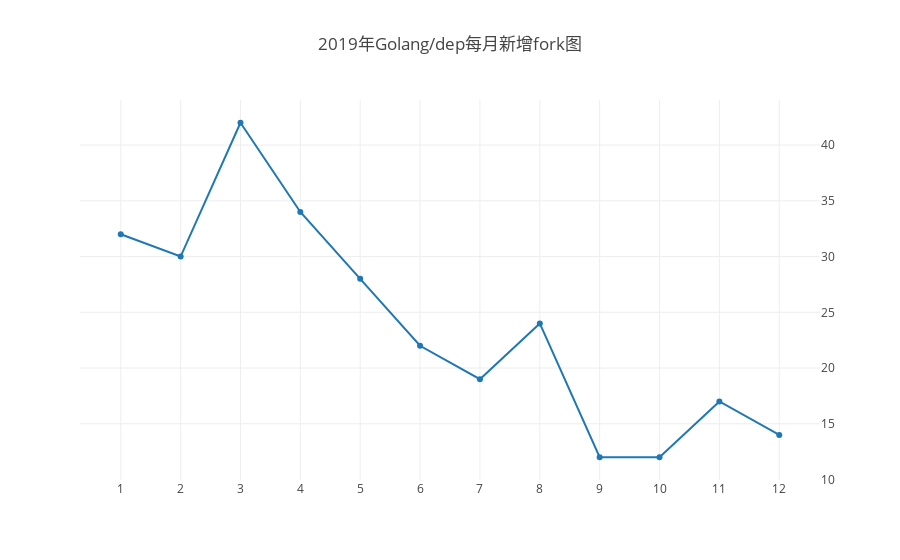

Here is the notebook cell this chart was saved with:
### Code cell
Promise.all(
    months.map(
        x => {
            var q = `SELECT COUNT() AS fork_count 
            FROM github_log.year2019 
            WHERE repo_id=70202506 and type='ForkEvent' and toMonth(created_date)=${x}`;
            return openDigger.driver.clickhouse.query(q);
        }
    )
).then(data => {
    var forkCount = [];
    data.forEach(d => {
        forkCount.push(d[0].fork_count);
    });
    openDigger.render.plotly([
        {x: times, y: forkCount, mode: 'scatter', name: 'fork事件数量'},
    ], {
        title: '2019年Golang/dep每月新增fork图',
        yaxis: { overlaying: 'y', side: 'right', anchor: 'x' },
        xaxis: {type: 'category'}
    });
    console.table(data.map((d, i) => {
        return {
            '月份': i + 1,
            'fork数': d[0].fork_count,
        };
    }));  
});

### Figure 1 — Plotly figure (JSON) as saved in the notebook; plotly's stock layout.template omitted (floating-point values rounded to 4 significant figures)
{"data": [{"mode": "scatter", "name": "fork事件数量", "x": [1, 2, 3, 4, 5, 6, 7, 8, 9, 10, 11, 12, 1, 2, 3, 4, 5, 6, 7, 8, 9, 10, 11, 12, 1, 2, 3, 4, 5, 6, 7, 8, 9, 10, 11, 12, 1, 2, 3, 4, 5, 6, 7, 8, 9, 10, 11, 12, 1, 2, 3, 4, 5, 6, 7, 8, 9, 10, 11, 12], "y": ["32", "30", "42", "34", "28", "22", "19", "24", "12", "12", "17", "14"]}], "layout": {"autosize": true, "title": {"text": "2019年Golang/dep每月新增fork图"}, "xaxis": {"autorange": true, "range": [-0.6715, 11.67], "type": "category"}, "yaxis": {"anchor": "x", "autorange": true, "overlaying": "y", "range": [9.524, 44.48], "side": "right", "type": "linear"}}}
